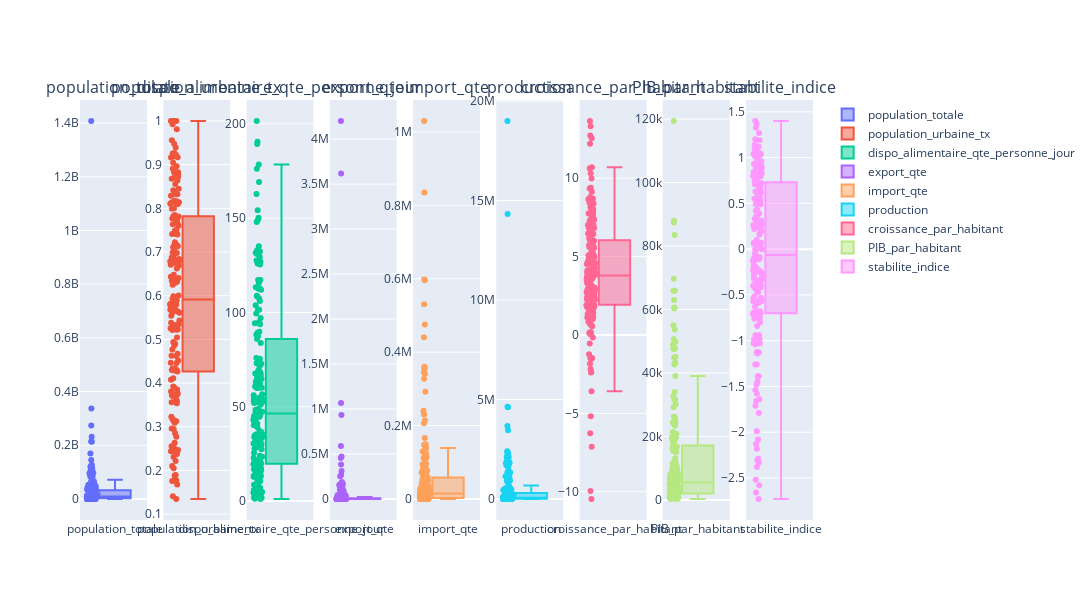

Source (notebook cell):
### Code cell
boxplot_columns(df)

### Figure 1 — Plotly figure (JSON) as saved in the notebook; plotly's stock layout.template omitted (floating-point values rounded to 4 significant figures; data arrays with more than 128 entries replaced by an {"elided": "..."} marker saying what was removed)
{"data": [{"boxpoints": "all", "hovertext": {"elided": "182 str values"}, "name": "population_totale", "type": "box", "xaxis": "x", "y": {"elided": "182 int values"}, "yaxis": "y"}, {"boxpoints": "all", "hovertext": {"elided": "182 str values"}, "name": "population_urbaine_tx", "type": "box", "xaxis": "x2", "y": {"elided": "182 float values"}, "yaxis": "y2"}, {"boxpoints": "all", "hovertext": {"elided": "182 str values"}, "name": "dispo_alimentaire_qte_personne_jour", "type": "box", "xaxis": "x3", "y": {"elided": "182 float values"}, "yaxis": "y3"}, {"boxpoints": "all", "hovertext": {"elided": "182 str values"}, "name": "export_qte", "type": "box", "xaxis": "x4", "y": {"elided": "182 float values"}, "yaxis": "y4"}, {"boxpoints": "all", "hovertext": {"elided": "182 str values"}, "name": "import_qte", "type": "box", "xaxis": "x5", "y": {"elided": "182 float values"}, "yaxis": "y5"}, {"boxpoints": "all", "hovertext": {"elided": "182 str values"}, "name": "production", "type": "box", "xaxis": "x6", "y": {"elided": "182 float values"}, "yaxis": "y6"}, {"boxpoints": "all", "hovertext": {"elided": "182 str values"}, "name": "croissance_par_habitant", "type": "box", "xaxis": "x7", "y": {"elided": "182 float values"}, "yaxis": "y7"}, {"boxpoints": "all", "hovertext": {"elided": "182 str values"}, "name": "PIB_par_habitant", "type": "box", "xaxis": "x8", "y": {"elided": "182 float values"}, "yaxis": "y8"}, {"boxpoints": "all", "hovertext": {"elided": "182 str values"}, "name": "stabilite_indice", "type": "box", "xaxis": "x9", "y": {"elided": "182 float values"}, "yaxis": "y9"}], "layout": {"annotations": [{"font": {"size": 16}, "showarrow": false, "text": "population_totale", "x": 0.04568, "xanchor": "center", "xref": "paper", "y": 1, "yanchor": "bottom", "yref": "paper"}, {"font": {"size": 16}, "showarrow": false, "text": "population_urbaine_tx", "x": 0.1593, "xanchor": "center", "xref": "paper", "y": 1, "yanchor": "bottom", "yref": "paper"}, {"font": {"size": 16}, "showarrow": false, "text": "dispo_alimentaire_qte_personne_jour", "x": 0.2728, "xanchor": "center", "xref": "paper", "y": 1, "yanchor": "bottom", "yref": "paper"}, {"font": {"size": 16}, "showarrow": false, "text": "export_qte", "x": 0.3864, "xanchor": "center", "xref": "paper", "y": 1, "yanchor": "bottom", "yref": "paper"}, {"font": {"size": 16}, "showarrow": false, "text": "import_qte", "x": 0.5, "xanchor": "center", "xref": "paper", "y": 1, "yanchor": "bottom", "yref": "paper"}, {"font": {"size": 16}, "showarrow": false, "text": "production", "x": 0.6136, "xanchor": "center", "xref": "paper", "y": 1, "yanchor": "bottom", "yref": "paper"}, {"font": {"size": 16}, "showarrow": false, "text": "croissance_par_habitant", "x": 0.7272, "xanchor": "center", "xref": "paper", "y": 1, "yanchor": "bottom", "yref": "paper"}, {"font": {"size": 16}, "showarrow": false, "text": "PIB_par_habitant", "x": 0.8407, "xanchor": "center", "xref": "paper", "y": 1, "yanchor": "bottom", "yref": "paper"}, {"font": {"size": 16}, "showarrow": false, "text": "stabilite_indice", "x": 0.9543, "xanchor": "center", "xref": "paper", "y": 1, "yanchor": "bottom", "yref": "paper"}], "height": 600, "width": 1700, "xaxis": {"anchor": "y", "domain": [0, 0.09136]}, "xaxis2": {"anchor": "y2", "domain": [0.1136, 0.2049]}, "xaxis3": {"anchor": "y3", "domain": [0.2272, 0.3185]}, "xaxis4": {"anchor": "y4", "domain": [0.3407, 0.4321]}, "xaxis5": {"anchor": "y5", "domain": [0.4543, 0.5457]}, "xaxis6": {"anchor": "y6", "domain": [0.5679, 0.6593]}, "xaxis7": {"anchor": "y7", "domain": [0.6815, 0.7728]}, "xaxis8": {"anchor": "y8", "domain": [0.7951, 0.8864]}, "xaxis9": {"anchor": "y9", "domain": [0.9086, 1]}, "yaxis": {"anchor": "x", "domain": [0, 1]}, "yaxis2": {"anchor": "x2", "domain": [0, 1]}, "yaxis3": {"anchor": "x3", "domain": [0, 1]}, "yaxis4": {"anchor": "x4", "domain": [0, 1]}, "yaxis5": {"anchor": "x5", "domain": [0, 1]}, "yaxis6": {"anchor": "x6", "domain": [0, 1]}, "yaxis7": {"anchor": "x7", "domain": [0, 1]}, "yaxis8": {"anchor": "x8", "domain": [0, 1]}, "yaxis9": {"anchor": "x9", "domain": [0, 1]}}}
